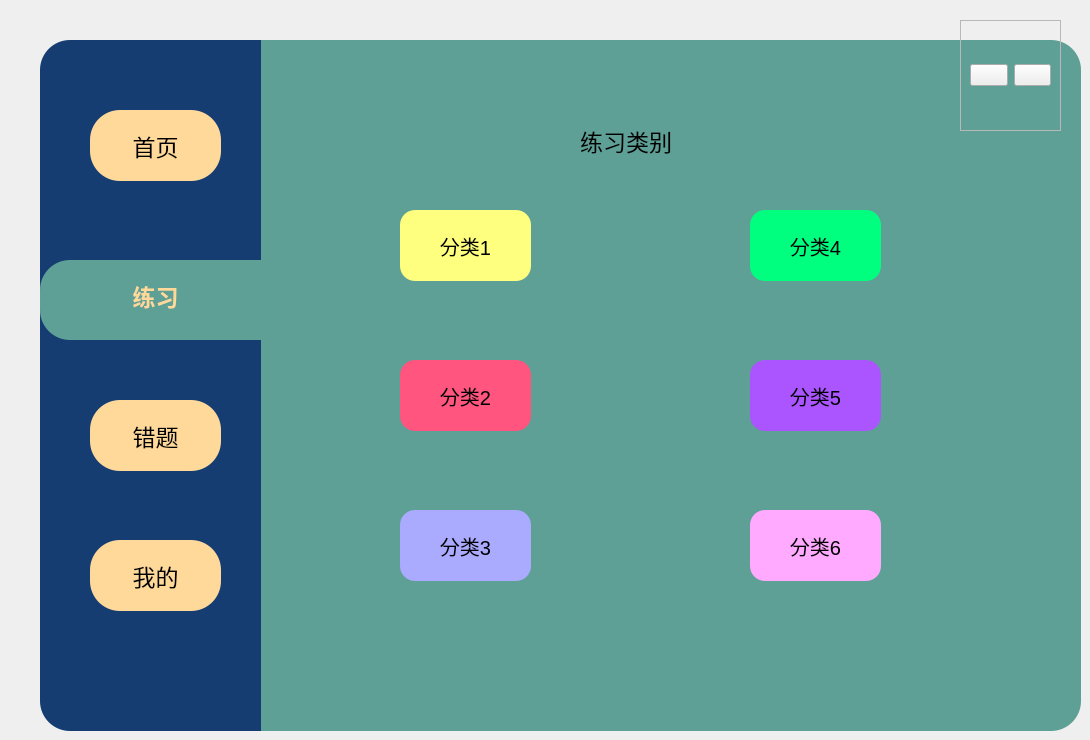
   <widget class="QWidget" name="page_2">
    <widget class="QFrame" name="frame_9">
     <property name="geometry">
      <rect>
       <x>40</x>
       <y>40</y>
       <width>221</width>
       <height>691</height>
      </rect>
     </property>
     <property name="styleSheet">
      <string notr="true">QFrame{
	background-color: rgb(21,61,114);
	border-top-left-radius:30px;
	border-bottom-left-radius:30px;
}</string>
     </property>
     <property name="frameShape">
      <enum>QFrame::StyledPanel</enum>
     </property>
     <property name="frameShadow">
      <enum>QFrame::Raised</enum>
     </property>
     <widget class="QPushButton" name="Bt_wrong_1">
      <property name="geometry">
       <rect>
        <x>50</x>
        <y>360</y>
        <width>131</width>
        <height>71</height>
       </rect>
      </property>
      <property name="font">
       <font>
        <pointsize>17</pointsize>
        <weight>50</weight>
        <bold>false</bold>
       </font>
      </property>
      <property name="styleSheet">
       <string notr="true">QPushButton{
	background-color: rgb(255, 217, 154);
	color: rgb(0, 0, 0);
	border-radius:30px

}
QPushButton:pressed{
	padding-left:5px;
	padding-top:5px;
}</string>
      </property>
      <property name="text">
       <string>错题</string>
      </property>
     </widget>
     <widget class="QPushButton" name="Bt_setting_1">
      <property name="geometry">
       <rect>
        <x>50</x>
        <y>500</y>
        <width>131</width>
        <height>71</height>
       </rect>
      </property>
      <property name="font">
       <font>
        <pointsize>17</pointsize>
        <weight>50</weight>
        <bold>false</bold>
       </font>
      </property>
      <property name="styleSheet">
       <string notr="true">QPushButton{
	background-color: rgb(255, 217, 154);
	color: rgb(0, 0, 0);
	border-radius:30px

}
QPushButton:pressed{
	padding-left:5px;
	padding-top:5px;
}</string>
      </property>
      <property name="text">
       <string>我的</string>
      </property>
     </widget>
     <widget class="QFrame" name="frame_10">
      <property name="geometry">
       <rect>
        <x>0</x>
        <y>220</y>
        <width>221</width>
        <height>80</height>
       </rect>
      </property>
      <property name="styleSheet">
       <string notr="true">background-color: rgb(94,159,150);
border-top-left-radius:30px;
border-bottom-left-radius:30px</string>
      </property>
      <property name="frameShape">
       <enum>QFrame::StyledPanel</enum>
      </property>
      <property name="frameShadow">
       <enum>QFrame::Raised</enum>
      </property>
      <widget class="QPushButton" name="Bt_exercise_1">
       <property name="geometry">
        <rect>
         <x>50</x>
         <y>0</y>
         <width>131</width>
         <height>71</height>
        </rect>
       </property>
       <property name="font">
        <font>
         <pointsize>17</pointsize>
         <weight>75</weight>
         <bold>true</bold>
         <underline>false</underline>
         <strikeout>false</strikeout>
        </font>
       </property>
       <property name="styleSheet">
        <string notr="true">color:rgb(255,217,154)</string>
       </property>
       <property name="text">
        <string>练习</string>
       </property>
      </widget>
     </widget>
     <widget class="QPushButton" name="Bt_main_1">
      <property name="geometry">
       <rect>
        <x>50</x>
        <y>70</y>
        <width>131</width>
        <height>71</height>
       </rect>
      </property>
      <property name="font">
       <font>
        <pointsize>17</pointsize>
        <weight>50</weight>
        <bold>false</bold>
       </font>
      </property>
      <property name="styleSheet">
       <string notr="true">QPushButton{
	background-color: rgb(255, 217, 154);
	color: rgb(0, 0, 0);
	border-radius:30px

}
QPushButton:pressed{
	padding-left:5px;
	padding-top:5px;
}</string>
      </property>
      <property name="text">
       <string>首页</string>
      </property>
     </widget>
     <zorder>frame_10</zorder>
     <zorder>Bt_wrong_1</zorder>
     <zorder>Bt_setting_1</zorder>
     <zorder>Bt_main_1</zorder>
    </widget>
    <widget class="QFrame" name="frame_7">
     <property name="geometry">
      <rect>
       <x>960</x>
       <y>20</y>
       <width>101</width>
       <height>111</height>
      </rect>
     </property>
     <property name="frameShape">
      <enum>QFrame::StyledPanel</enum>
     </property>
     <property name="frameShadow">
      <enum>QFrame::Raised</enum>
     </property>
     <layout class="QHBoxLayout" name="horizontalLayout_3">
      <item>
       <widget class="QPushButton" name="pushButton_6">
        <property name="styleSheet">
         <string notr="true">
QPushButton{
	border-image: url(:/icon/res/icon/最小化.png);
	

}
QPushButton:pressed{
	padding-left:5px;
	padding-top:5px;
}</string>
        </property>
        <property name="text">
         <string/>
        </property>
        <property name="icon">
         <iconset>
          <normaloff>:/icon/res/icon/最小化.png</normaloff>:/icon/res/icon/最小化.png</iconset>
        </property>
       </widget>
      </item>
      <item>
       <widget class="QPushButton" name="pushButton_7">
        <property name="styleSheet">
         <string notr="true">

QPushButton{
	border-image: url(:/icon/res/icon/关闭.png);
	

}
QPushButton:pressed{
	padding-left:5px;
	padding-top:5px;
}</string>
        </property>
        <property name="text">
         <string/>
        </property>
       </widget>
      </item>
     </layout>
    </widget>
    <widget class="QStackedWidget" name="stackedWidget_3">
     <property name="geometry">
      <rect>
       <x>280</x>
       <y>90</y>
       <width>741</width>
       <height>611</height>
      </rect>
     </property>
     <property name="styleSheet">
      <string notr="true">background-color: rgb(94,159,150);</string>
     </property>
     <property name="currentIndex">
      <number>0</number>
     </property>
     <widget class="QWidget" name="page_6">
      <widget class="QPushButton" name="ex_class5_2">
       <property name="geometry">
        <rect>
         <x>470</x>
         <y>270</y>
         <width>131</width>
         <height>71</height>
        </rect>
       </property>
       <property name="font">
        <font>
         <pointsize>15</pointsize>
        </font>
       </property>
       <property name="styleSheet">
        <string notr="true">

QPushButton{
	background-color:rgb(170, 85, 255);
	border-radius:15px

}
QPushButton:pressed{
	padding-left:5px;
	padding-top:5px;
}</string>
       </property>
       <property name="text">
        <string>分类5</string>
       </property>
      </widget>
      <widget class="QPushButton" name="ex_class3_2">
       <property name="geometry">
        <rect>
         <x>120</x>
         <y>420</y>
         <width>131</width>
         <height>71</height>
        </rect>
       </property>
       <property name="font">
        <font>
         <pointsize>15</pointsize>
        </font>
       </property>
       <property name="styleSheet">
        <string notr="true">


QPushButton{
	background-color: rgb(170, 170, 255);
	border-radius:15px

}
QPushButton:pressed{
	padding-left:5px;
	padding-top:5px;
}</string>
       </property>
       <property name="text">
        <string>分类3</string>
       </property>
      </widget>
      <widget class="QPushButton" name="ex_class2_2">
       <property name="geometry">
        <rect>
         <x>120</x>
         <y>270</y>
         <width>131</width>
         <height>71</height>
        </rect>
       </property>
       <property name="font">
        <font>
         <pointsize>15</pointsize>
        </font>
       </property>
       <property name="autoFillBackground">
        <bool>false</bool>
       </property>
       <property name="styleSheet">
        <string notr="true">QPushButton{
	background-color: rgb(255, 85, 127);
	border-radius:15px

}
QPushButton:pressed{
	padding-left:5px;
	padding-top:5px;
}</string>
       </property>
       <property name="text">
        <string>分类2</string>
       </property>
      </widget>
      <widget class="QPushButton" name="ex_class6_2">
       <property name="geometry">
        <rect>
         <x>470</x>
         <y>420</y>
         <width>131</width>
         <height>71</height>
        </rect>
       </property>
       <property name="font">
        <font>
         <pointsize>15</pointsize>
        </font>
       </property>
       <property name="styleSheet">
        <string notr="true">


QPushButton{
	background-color: rgb(255, 170, 255);
	border-radius:15px

}
QPushButton:pressed{
	padding-left:5px;
	padding-top:5px;
}</string>
       </property>
       <property name="text">
        <string>分类6</string>
       </property>
      </widget>
      <widget class="QLabel" name="exercise_class_2">
       <property name="geometry">
        <rect>
         <x>300</x>
         <y>20</y>
         <width>121</width>
         <height>61</height>
        </rect>
       </property>
       <property name="font">
        <font>
         <pointsize>17</pointsize>
        </font>
       </property>
       <property name="styleSheet">
        <string notr="true"/>
       </property>
       <property name="text">
        <string>练习类别</string>
       </property>
      </widget>
      <widget class="QPushButton" name="ex_class4_2">
       <property name="geometry">
        <rect>
         <x>470</x>
         <y>120</y>
         <width>131</width>
         <height>71</height>
        </rect>
       </property>
       <property name="font">
        <font>
         <pointsize>15</pointsize>
        </font>
       </property>
       <property name="styleSheet">
        <string notr="true">
QPushButton{
	background-color: rgb(0, 255, 127);
	border-radius:15px

}
QPushButton:pressed{
	padding-left:5px;
	padding-top:5px;
}</string>
       </property>
       <property name="text">
        <string>分类4</string>
       </property>
      </widget>
      <widget class="QPushButton" name="ex_class1_2">
       <property name="geometry">
        <rect>
         <x>120</x>
         <y>120</y>
         <width>131</width>
         <height>71</height>
        </rect>
       </property>
       <property name="font">
        <font>
         <pointsize>15</pointsize>
        </font>
       </property>
       <property name="styleSheet">
        <string notr="true">
QPushButton{
	background-color: rgb(255, 255, 127);
	border-radius:15px

}
QPushButton:pressed{
	padding-left:5px;
	padding-top:5px;
}</string>
       </property>
       <property name="text">
        <string>分类1</string>
       </property>
      </widget>
     </widget>
     <widget class="QWidget" name="page_7"/>
    </widget>
    <widget class="QLabel" name="label_drag_2">
     <property name="geometry">
      <rect>
       <x>260</x>
       <y>40</y>
       <width>821</width>
       <height>691</height>
      </rect>
     </property>
     <property name="styleSheet">
      <string notr="true">QFrame{
	background-color: rgb(94,159,150);
	border-top-right-radius:30px;
	border-bottom-right-radius:30px;
}</string>
     </property>
     <property name="text">
      <string/>
     </property>
    </widget>
    <zorder>label_drag_2</zorder>
    <zorder>stackedWidget_3</zorder>
    <zorder>frame_7</zorder>
    <zorder>frame_9</zorder>
   </widget>
